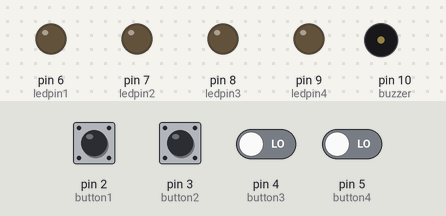
A sketch run on a simulated Arduino Uno, built with avr-gcc and run on an emulated ATmega328P. Parts: output pins drawn as LEDs (lit = HIGH), buzzer (waves = sounding). Dashed ring = blinking. The inputs (shaded band) are chosen by the test bench; at power-on: pin 2 (button1), pin 3 (button2), pin 4 (button3), pin 5 (button4) LOW. Random numbers use the default seed unless the sketch sets one; what the sketch prints to the serial monitor is not drawn.

Above: at 3.0 s.
3.1 s: pin 2 (button1) pulled HIGH for 0.15 s
At 3.9 s:
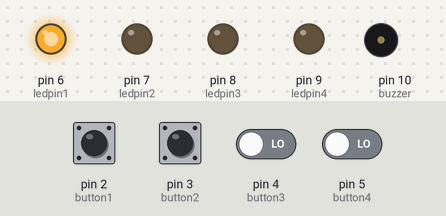
At 4.64 s:
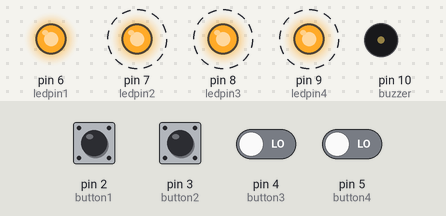
6.2 s: pin 4 (button3) driven HIGH and pin 5 (button4) driven HIGH
At 9.4 s:
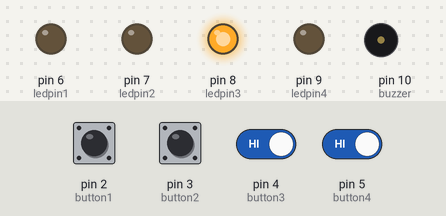
Timing chart, 0 to 15.2 s (numbered marks = the images above; inputs shaded):
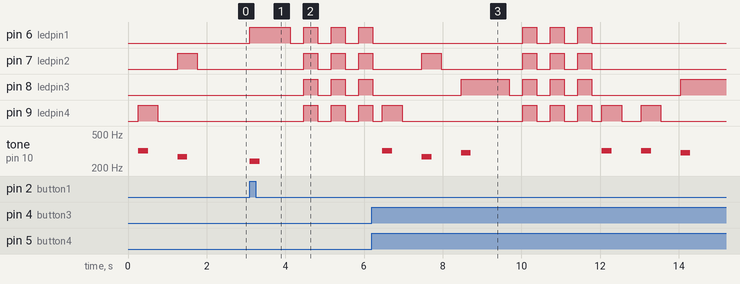

The sketch:

SimonsGame.ino
```cpp
const int ledpin1=6, ledpin2=7, ledpin3=8, ledpin4=9;
const int button1=2, button2=3, button3=4, button4=5;
const int start = 13;
const int buzzer = 10;
int check[100];
int userIO[100];
int a[100],i=0,count=2,val1=1,val2=1,flag =0 ;
void setup() {
  // put your setup code here, to run once:
  pinMode(start, INPUT);
  pinMode(ledpin1,OUTPUT); //Initialising Pins A0 and A1 of Arduino as OUTPUT ports
  pinMode(ledpin2,OUTPUT);
  pinMode(ledpin3,OUTPUT); //Initialising Pins A0 and A1 of Arduino as OUTPUT ports
  pinMode(ledpin4,OUTPUT);
  pinMode(button1, INPUT); //Initialising Pins 3 and 4 of Arduino as INPUT ports
  pinMode(button2, INPUT);
  pinMode(button3, INPUT); //Initialising Pins 3 and 4 of Arduino as INPUT ports
  pinMode(button4, INPUT);
  Serial.begin(9600); //Setting BaudRate to 9600
}

void loop() {
  if(count==2){
    count = 2;
    SequenceGenerate();
    SequenceDisplay();
    ReadSequence();
  }
  if(count !=1){
    SequenceDisplay();
    ReadSequence();
  }
}


void SequenceGenerate(){
  randomSeed(millis());
  Serial.println("Entered generate_seq loop");
  for(int i=0;i<100;i++){
    check[i] = random(0,4);    //Generate an array "check" with size of 100 filled with random sequence of numbers 0 and 1
    }
}

void SequenceDisplay(){
  digitalWrite(ledpin2,LOW);
  digitalWrite(ledpin1,LOW);
  digitalWrite(ledpin3,LOW);
  digitalWrite(ledpin4,LOW);
  delay(250);
  for(int i=0;i<count;i++){
    if(check[i]==0){
      digitalWrite(ledpin1, HIGH);
        tone(buzzer, 240 ,250);
        delay(500);
        digitalWrite(ledpin1, LOW);
        delay(500);
    }
    if(check[i]==1){
      digitalWrite(ledpin2, HIGH);
        tone(buzzer, 270 ,250);
        delay(500);
      digitalWrite(ledpin2, LOW);
      delay(500);
    }
    if(check[i]==2){
      digitalWrite(ledpin3, HIGH);
        tone(buzzer, 300 ,250);
        delay(500);
      digitalWrite(ledpin3, LOW);
      delay(500);
    }
    if(check[i]==3){
      digitalWrite(ledpin4, HIGH);
        tone(buzzer, 320 ,250);
        delay(500);
      digitalWrite(ledpin4, LOW);
      delay(500);
    }
  }
}

void ReadSequence(){
  digitalWrite(ledpin1,LOW);
  digitalWrite(ledpin2,LOW);
  int flag =0;
  for(int i=0;i<count;i++){
    flag = 0;
    while(flag==0){
      if(digitalRead(button1)==HIGH){ //If button1 is pressed userIO array is filled with 0 else if button2 is pressed array is filled with 1
        tone(buzzer, 240 ,250);
        userIO[i]=0;
        digitalWrite(ledpin1, HIGH);
        delay(1000);
        flag = 1;
        if(userIO[i]!=check[i]){ //checks if sequence given by user matches with the sequence generated. If it doesn't matches WrongSequence function will be called where count will be reset to 1
          WrongSequence();
          return;
        }
       digitalWrite(ledpin1,LOW);
      }
      if(digitalRead(button2)==HIGH){
        digitalWrite(ledpin2, HIGH);
        tone(buzzer, 270 ,250);
        delay(1000);
        userIO[i] = 1;
        flag = 1;
        delay(200);
        if(userIO[i]!=check[i]){
          WrongSequence();
          return;
        }
        digitalWrite(ledpin2,LOW);
      }
      if(digitalRead(button3)==HIGH){
        digitalWrite(ledpin3, HIGH);
        tone(buzzer, 300 ,250);
        delay(1000);
        userIO[i] = 2;
        flag = 1;
        delay(200);
        if(userIO[i]!=check[i]){
          WrongSequence();
          return;
        }
        digitalWrite(ledpin3,LOW);
      }
      if(digitalRead(button4)==HIGH                                                                                         ){
        digitalWrite(ledpin4, HIGH);
        tone(buzzer, 320 ,250);
        delay(1000);
        userIO[i] = 3;
        flag = 1;
        delay(200);
        if(userIO[i]!=check[i]){
          WrongSequence();
          return;
        }
        digitalWrite(ledpin4,LOW);
      }
    }
  }
  CorrectSequence(); //If sequence given by user matches with sequence generated, correctSequence function is called where count will be increased.
}

void WrongSequence(){
  int i;
  for(i=1000;i>=0;i--){
    tone(buzzer, i, 250);
  }
  digitalWrite(ledpin1, LOW);  //LEDs blink in following fashion if the sequence is wrong
  digitalWrite(ledpin2, LOW);
  digitalWrite(ledpin3, LOW);
  digitalWrite(ledpin4, LOW);
  delay(350);
  digitalWrite(ledpin1, HIGH);
  digitalWrite(ledpin2, HIGH);
  digitalWrite(ledpin3, HIGH);
  digitalWrite(ledpin4, HIGH);
  delay(350);
  digitalWrite(ledpin1, LOW);
  digitalWrite(ledpin2, LOW);
  digitalWrite(ledpin3, LOW);
  digitalWrite(ledpin4, LOW);
  delay(350);
  digitalWrite(ledpin1, HIGH);
  digitalWrite(ledpin2, HIGH);
  digitalWrite(ledpin3, HIGH);
  digitalWrite(ledpin4, HIGH);
  delay(350);
  digitalWrite(ledpin1, LOW);
  digitalWrite(ledpin2, LOW);
  digitalWrite(ledpin3, LOW);
  digitalWrite(ledpin4, LOW);
  delay(350);
  digitalWrite(ledpin1, HIGH);
  digitalWrite(ledpin2, HIGH);
  digitalWrite(ledpin3, HIGH);
  digitalWrite(ledpin4, HIGH);
  delay(350);
  digitalWrite(ledpin1, LOW);
  digitalWrite(ledpin2, LOW);
  digitalWrite(ledpin3, LOW);
  digitalWrite(ledpin4, LOW);
  count = 2; //Count is reset to 1
  return ;
}


void CorrectSequence(){
  int i;
  for(i=500;i<1000;i++){
    //tone(buzzer, i , 250);
    tone(buzzer, i, 250);
  }

 // tone(buzzer, 250, 250);
  digitalWrite(ledpin1, LOW); //LEDs blink in following fashion if the sequence is correct
  digitalWrite(ledpin2, LOW);
  digitalWrite(ledpin3, LOW);
  digitalWrite(ledpin4, LOW);
  delay(250);
  digitalWrite(ledpin1, HIGH);
  digitalWrite(ledpin2, HIGH);
  digitalWrite(ledpin3, HIGH);
  digitalWrite(ledpin4, HIGH);
  delay(250);
  digitalWrite(ledpin1, LOW);
  digitalWrite(ledpin2, LOW);
  digitalWrite(ledpin3, LOW);
  digitalWrite(ledpin4, LOW);
  delay(250);
  digitalWrite(ledpin1, HIGH);
  digitalWrite(ledpin2, HIGH);
  digitalWrite(ledpin3, HIGH);
  digitalWrite(ledpin4, HIGH);
  delay(250);
  digitalWrite(ledpin1, LOW);
  digitalWrite(ledpin2, LOW);
  digitalWrite(ledpin3, LOW);
  digitalWrite(ledpin4, LOW);
  delay(250);
  digitalWrite(ledpin1, HIGH);
  digitalWrite(ledpin2, HIGH);
  digitalWrite(ledpin3, HIGH);
  digitalWrite(ledpin4, HIGH);
  delay(250);
  digitalWrite(ledpin1, LOW);
  digitalWrite(ledpin2, LOW);
  digitalWrite(ledpin3, LOW);
  digitalWrite(ledpin4, LOW);
  delay(250);
  count++; //count is increased.
  return;
}
```

Measured:
- after the input at 3.1 s, pin 6 (ledpin1): LOW → HIGH at once, then repeats every 0.70 s: LOW 0.35 s, HIGH 0.35 s; pin 7 (ledpin2), pin 8 (ledpin3), pin 9 (ledpin4): alternates HIGH for 0.35 s and LOW for 0.35 s, starting after 1.4 s; tone on pin 10 (buzzer): silent → 240 Hz at once, → silent 0.25 s later
